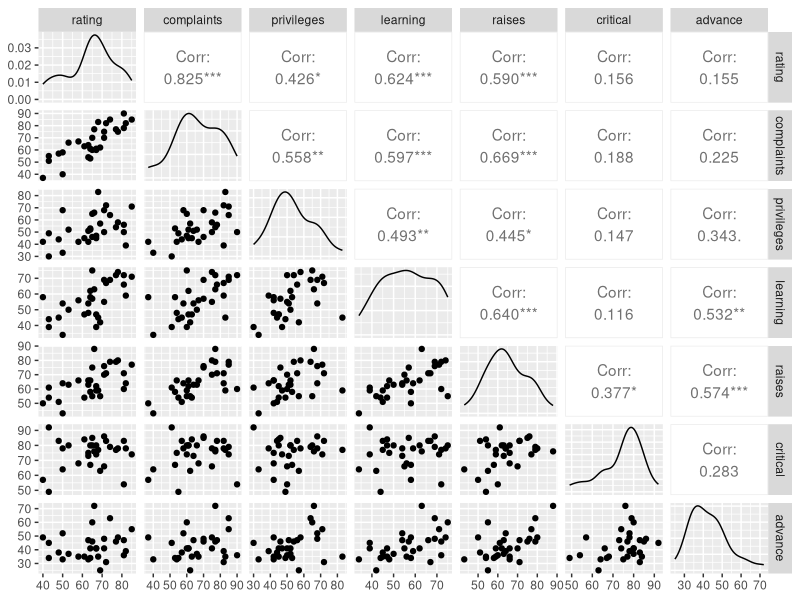

The R source for this figure:
#вариант 28
#Задание 2.1
library("lmtest")
library("GGally")
library("car")

data = attitude
data
help(attitude)
summary(data)
ggpairs(data)

modele1_test1=lm(critical~learning, data) #R^2=0.01345 - линейная зависимость отсутствует
summary(modele1_test1)
modele1_test2=lm(critical~advance, data) #R^2=0.08028 - линейная зависимость отсутствует
summary(modele1_test2)
modele1_test3=lm(advance~learning, data) #R^2=0.2826 - зависимость небольшая
summary(modele1_test3)

modele1 = lm(rating~critical+learning+advance, data) 
summary(modele1)
#R^2(adjusted)=0.3902 - значение небольшое, следовательно, модель плохо объясняет переменную.
#p-значения регрессоров "critical" и "advance" велики и, следовательно, плохо объясняют переменную "rating".
#p-значение регрессора "learning" мало (также у регрессора стоит "***"), следовательно, он хорошо объясняет переменную.
#Значение vif мало, следовательно, регрессоры не зависят друг от друга линейно

modele2 = lm(rating~critical+log(critical, base=exp(1))+learning+advance, data)
summary(modele2) #p-статистика и значение R^2 улучшились
vif(modele2) #значение vif велико. Модель плохая.
modele3 = lm(rating~log(critical, base=exp(1))+learning+advance, data)
summary(modele3) #p-статистика и значение R^2 немного улучшились
vif(modele3) #Значение vif хорошое 
modele4 = lm(rating~critical+learning+log(learning, base=exp(1))+advance, data)
summary(modele4) #Качество модели ухудшилось
vif(modele4) #значение vif велико. Модель плохая.
modele5 = lm(rating~critical+log(learning, base=exp(1))+advance, data)
summary(modele5) #Качество модели ухудшилось
vif(modele5) #Значение vif хорошое 
modele6 = lm(rating~critical+learning+advance+log(advance, base=exp(1)), data)
summary(modele6) #Качество модели ухудшилось
vif(modele6) #значение vif велико. Модель плохая.
modele7 = lm(rating~critical+learning+log(advance, base=exp(1)), data)
summary(modele7) #Качество модели немного улучшилось
vif(modele7) #Значение vif хорошое.
modele8 = lm(rating~log(critical, base=exp(1))+learning+log(advance, base=exp(1)), data)
summary(modele8) #Качество модели ещё немного улучшилось
vif(modele8) #Значение vif хорошое.

summary(modele8)

#Берём modele8
modele8.1 = lm(rating~log(critical, base=exp(1))+I(log(critical, base=exp(1))*log(critical, base=exp(1)))+learning+log(advance, base=exp(1)), data)
vif(modele8.1) #vif слишком велик (присутствует лин зависимость)
modele8.2 = lm(rating~log(critical, base=exp(1))+I(log(critical, base=exp(1))*learning)+learning+log(advance, base=exp(1)), data)
vif(modele8.2) #vif слишком велик (присутствует лин зависимость)
modele8.3 = lm(rating~log(critical, base=exp(1))+I(log(critical, base=exp(1))*log(advance, base=exp(1)))+learning+log(advance, base=exp(1)), data)
vif(modele8.3) #vif слишком велик (присутствует лин зависимость)
modele8.4 = lm(rating~log(critical, base=exp(1))+learning+I(learning*learning)+log(advance, base=exp(1)), data)
vif(modele8.4) #vif слишком велик (присутствует лин зависимость)
modele8.5 = lm(rating~log(critical, base=exp(1))+learning+I(learning*log(advance, base=exp(1)))+log(advance, base=exp(1)), data)
vif(modele8.5) #vif слишком велик (присутствует лин зависимость)
modele8.5 = lm(rating~log(critical, base=exp(1))+learning+log(advance, base=exp(1))+I(log(advance, base=exp(1))*log(advance, base=exp(1))), data)
vif(modele8.5) #vif слишком велик (присутствует лин зависимость)

#Оставляем modele8
modele8 = lm(rating~log(critical, base=exp(1))+learning+log(advance, base=exp(1)), data)
summary(modele8) 

#Число степеней свободы = 26 (26 degrees of freedom) - 4 (коэффицента) = 22
t_critical = qt(0.975, df=22)
print(t_critical) #2.073873
BetaCritical = 16.7945 #Коффицент
BetaLearning = 0.8092 #Коффицент
BetaAdvance = -17.7983 #Коффицент
ErrorCritical = 12.7144 #Std. Error
ErrorLearning = 0.1753 #Std. Error
ErrorAdvance = 9.3583 #Std. Error
print(BetaCritical-t_critical*ErrorCritical)
print(BetaCritical+t_critical*ErrorCritical) 
#"0" попадает в интервал, следовательно, регрессор плохо объясняет переменную
print(BetaLearning-t_critical*ErrorLearning)
print(BetaLearning+t_critical*ErrorLearning)
#"0" не попадет в интервал, и сам интервал достаточно узок, следовательно значимость регрессора высока
print(BetaAdvance-t_critical*ErrorAdvance)
print(BetaAdvance+t_critical*ErrorAdvance)
#"0" попадает в интервал, следовательно, регрессор плохо объясняет переменную

new.data = data.frame(critical = 10, learning = 20, advance = 30)
predict(modele8, new.data, interval = "confidence")
#Доверительный интервал содержит "0", следовательно, маловероятно, что появиятся данный набор значений регрессоров
